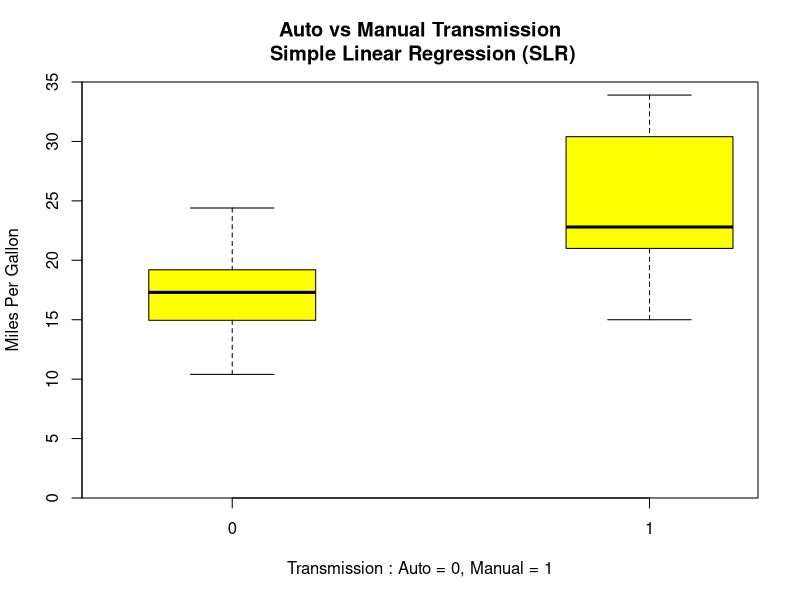
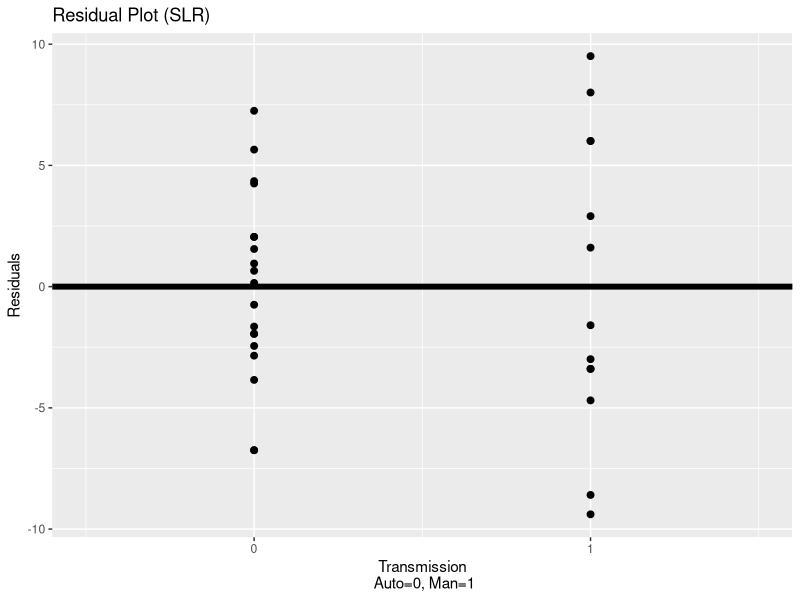

Source code (R) for these figures, in order:
## ---- chunk 1
knitr::opts_chunk$set(echo = TRUE)

library(knitr)

# Examine the correlation between MPG and some of the
# regressors likely to impact it.
regressor <- c("cyl","disp","hp","wt","am", "gear","carb")
correlate <- c(round(cor(mtcars$mpg,mtcars$cyl),3),
               round(cor(mtcars$mpg,mtcars$disp),3),
               round(cor(mtcars$mpg,mtcars$hp),3),
               round(cor(mtcars$mpg,mtcars$wt),3),
               round(cor(mtcars$mpg,mtcars$am),3),
               round(cor(mtcars$mpg,mtcars$gear),3),
               round(cor(mtcars$mpg,mtcars$carb),3)
               )

# Create data frame
mtCor <- data.frame(regressor, correlate)

# Display table of correlations
regressorTable <- kable(t(mtCor[,2]),caption = "Potential Regressors", col.names = t(mtCor[,1]))

## ---- chunk 2
# Load data set
library(datasets)
data("mtcars")
## ---- chunk 3
# Examine columns and data types
str(mtcars)

# Range of MPG values
range(mtcars$mpg)

# Car transmissions: 0 = automatic, 1 = manual 
table(mtcars$am)
## ---- chunk 4
# So, we estimate a 7.25 mpg increase in moving from an 
# automatic to a manual transmission.  We expect to get
# 17 mpg with an automatic transmission.
fit1 <- lm(mpg ~ factor(am) - 1, data = mtcars)

# Summarize SLR comparison of auto vs man transmission
summary(fit1)$coef

# So we can reject the null hypothesis that the transmission has no impact on MPG.

boxplot(mpg ~ am, data = mtcars,
        boxwex = 0.4, at = 0:1 - 0.2,
        main = "Auto vs Manual Transmission\n Simple Linear Regression (SLR)",
        col = "yellow",
        xlab = "Transmission : Auto = 0, Manual = 1",
        ylab = "Miles Per Gallon",
        xlim = c(-0.5,1), ylim = c(0,35), yaxs = "i")
## ---- chunk 5
library(knitr)

# Examine the correlation between MPG and some of the
# regressors likely to impact it.  Code for creating 
# the Table 1, Potential Regessors.
regressor <- c("cyl","disp","hp","wt","am", "gear","carb")
correlate <- c(round(cor(mtcars$mpg,mtcars$cyl),3),
               round(cor(mtcars$mpg,mtcars$disp),3),
               round(cor(mtcars$mpg,mtcars$hp),3),
               round(cor(mtcars$mpg,mtcars$wt),3),
               round(cor(mtcars$mpg,mtcars$am),3),
               round(cor(mtcars$mpg,mtcars$gear),3),
               round(cor(mtcars$mpg,mtcars$carb),3)
               )

# Create data frame
mtCor <- data.frame(regressor, correlate)

# Table of correlations, Table 1, Potential Regressors
regressorTable <- kable(t(mtCor[,2]),caption = "Potential Regressors", col.names = t(mtCor[,1]))

# Examine correlation between displacement
# and weight.  
cor(mtcars$disp,mtcars$wt)

# Examine correlation between cylinders
# and horse power.  
cor(mtcars$cyl,mtcars$hp)

# Update our model to include weight, cylinders,
# and horse power.
fit2 <- update(fit1, mpg ~ factor(am) + wt - 1)
fit3 <- update(fit1, mpg ~ factor(am) + wt + cyl - 1)
fit4 <- update(fit1, mpg ~ factor(am) + wt + cyl + hp - 1)

# Examine differences between fit3 and fit4 to 
# assess value of including horsepower as a variable.
summary(fit3)$coef
summary(fit4)$coef
## ---- chunk 6
library(ggplot2)
library(car)

g <- ggplot(data.frame(x = mtcars$am, y = resid(fit1)), aes(x=x, y=y))
g <- g + ggtitle("Residual Plot (SLR)") 
g <- g + xlab("Transmission\n Auto=0, Man=1")
g <- g + ylab("Residuals")
g <- g + geom_point(size = 2, colour = "black")
g <- g + geom_hline(yintercept = 0, size = 2)
g <- g + scale_x_continuous(breaks = 0:1, limits = c(-0.5,1.5))
g

# Compute analysis of variance table  
anova(fit1,fit2,fit3,fit4)

# Examine variance inflation with 3 factors
vif(lm(mpg ~ factor(am) + wt + cyl, mtcars))

# Examine dfbetas to identify outliers
dfb <- round(dfbetas(fit3),3)
dfb[dfb[,1] > 0.5 | dfb[,1] < -0.5,]
